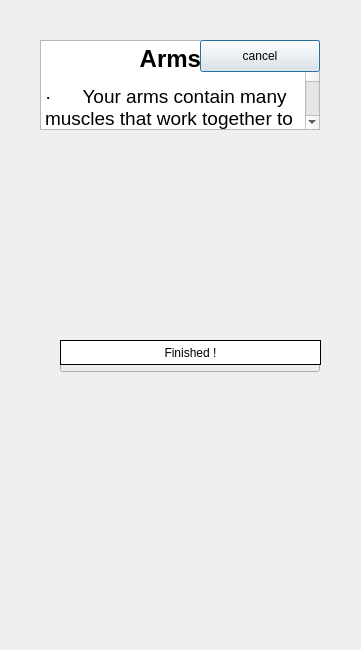
<?xml version="1.0" encoding="UTF-8"?>
<ui version="4.0">
 <class>armsinfo</class>
 <widget class="QDialog" name="armsinfo">
  <property name="geometry">
   <rect>
    <x>0</x>
    <y>0</y>
    <width>361</width>
    <height>650</height>
   </rect>
  </property>
  <property name="windowTitle">
   <string>Dialog</string>
  </property>
  <widget class="QPushButton" name="cancelButton">
   <property name="geometry">
    <rect>
     <x>200</x>
     <y>40</y>
     <width>120</width>
     <height>32</height>
    </rect>
   </property>
   <property name="text">
    <string>cancel</string>
   </property>
  </widget>
  <widget class="QTextEdit" name="textEdit">
   <property name="geometry">
    <rect>
     <x>40</x>
     <y>40</y>
     <width>280</width>
     <height>90</height>
    </rect>
   </property>
   <property name="html">
    <string>&lt;!DOCTYPE HTML PUBLIC &quot;-//W3C//DTD HTML 4.0//EN&quot; &quot;http://www.w3.org/TR/REC-html40/strict.dtd&quot;&gt;
&lt;html&gt;&lt;head&gt;&lt;meta name=&quot;qrichtext&quot; content=&quot;1&quot; /&gt;&lt;style type=&quot;text/css&quot;&gt;
p, li { white-space: pre-wrap; }
&lt;/style&gt;&lt;/head&gt;&lt;body style=&quot; font-family:'.SF NS Text'; font-size:13pt; font-weight:400; font-style:normal;&quot;&gt;
&lt;p align=&quot;center&quot; style=&quot; margin-top:0px; margin-bottom:0px; margin-left:0px; margin-right:0px; -qt-block-indent:0; text-indent:0px;&quot;&gt;&lt;span style=&quot; font-size:18pt; font-weight:600;&quot;&gt;Arms&lt;/span&gt;&lt;span style=&quot; font-size:14pt;&quot;&gt; &lt;/span&gt;&lt;/p&gt;
&lt;p style=&quot; margin-top:12px; margin-bottom:12px; margin-left:0px; margin-right:0px; -qt-block-indent:0; text-indent:0px;&quot;&gt;&lt;span style=&quot; font-family:'Symbol'; font-size:14pt;&quot;&gt;·&lt;/span&gt;&lt;span style=&quot; font-family:'Times New Roman'; font-size:14pt;&quot;&gt;      &lt;/span&gt;&lt;span style=&quot; font-family:'Times New Roman,serif'; font-size:14pt;&quot;&gt;Your arms contain many muscles that work together to allow you to perform all sorts of motions and tasks. Each of your arms is composed of your upper arm and forearm. &lt;/span&gt;&lt;/p&gt;
&lt;p style=&quot; margin-top:12px; margin-bottom:12px; margin-left:0px; margin-right:0px; -qt-block-indent:0; text-indent:0px;&quot;&gt;&lt;span style=&quot; font-family:'Symbol'; font-size:14pt;&quot;&gt;·&lt;/span&gt;&lt;span style=&quot; font-family:'Times New Roman'; font-size:14pt;&quot;&gt;      &lt;/span&gt;&lt;span style=&quot; font-family:'Times New Roman,serif'; font-size:14pt;&quot;&gt;Your upper arm extends from your shoulder to your elbow. &lt;/span&gt;&lt;/p&gt;
&lt;p style=&quot; margin-top:12px; margin-bottom:12px; margin-left:0px; margin-right:0px; -qt-block-indent:0; text-indent:0px;&quot;&gt;&lt;span style=&quot; font-family:'Symbol'; font-size:14pt;&quot;&gt;·&lt;/span&gt;&lt;span style=&quot; font-family:'Times New Roman'; font-size:14pt;&quot;&gt;      &lt;/span&gt;&lt;span style=&quot; font-family:'Times New Roman,serif'; font-size:14pt;&quot;&gt;Your forearm runs from your elbow to your wrist.&lt;/span&gt;&lt;span style=&quot; font-size:14pt;&quot;&gt; &lt;/span&gt;&lt;/p&gt;&lt;/body&gt;&lt;/html&gt;</string>
   </property>
  </widget>
  <widget class="QLabel" name="label">
   <property name="geometry">
    <rect>
     <x>40</x>
     <y>140</y>
     <width>140</width>
     <height>90</height>
    </rect>
   </property>
   <property name="text">
    <string/>
   </property>
   <property name="pixmap">
    <pixmap resource="fig.qrc">:/Alternate Incline Dumbbell Curl 1.jpg</pixmap>
   </property>
   <property name="scaledContents">
    <bool>true</bool>
   </property>
  </widget>
  <widget class="QLabel" name="label_2">
   <property name="geometry">
    <rect>
     <x>190</x>
     <y>140</y>
     <width>140</width>
     <height>90</height>
    </rect>
   </property>
   <property name="text">
    <string/>
   </property>
   <property name="pixmap">
    <pixmap resource="fig.qrc">:/Alternate Incline Dumbbell Curl 2.jpg</pixmap>
   </property>
   <property name="scaledContents">
    <bool>true</bool>
   </property>
  </widget>
  <widget class="QLabel" name="label_3">
   <property name="geometry">
    <rect>
     <x>40</x>
     <y>240</y>
     <width>140</width>
     <height>90</height>
    </rect>
   </property>
   <property name="text">
    <string/>
   </property>
   <property name="pixmap">
    <pixmap resource="fig.qrc">:/Hammer Curls 2.jpg</pixmap>
   </property>
   <property name="scaledContents">
    <bool>true</bool>
   </property>
  </widget>
  <widget class="QLabel" name="label_4">
   <property name="geometry">
    <rect>
     <x>190</x>
     <y>240</y>
     <width>140</width>
     <height>90</height>
    </rect>
   </property>
   <property name="text">
    <string/>
   </property>
   <property name="pixmap">
    <pixmap resource="fig.qrc">:/Hammer Curls 1.jpg</pixmap>
   </property>
   <property name="scaledContents">
    <bool>true</bool>
   </property>
  </widget>
  <widget class="QPushButton" name="addButton">
   <property name="geometry">
    <rect>
     <x>60</x>
     <y>340</y>
     <width>260</width>
     <height>32</height>
    </rect>
   </property>
   <property name="text">
    <string>add</string>
   </property>
  </widget>
  <widget class="QLabel" name="bkgnd">
   <property name="geometry">
    <rect>
     <x>0</x>
     <y>-5</y>
     <width>361</width>
     <height>650</height>
    </rect>
   </property>
   <property name="text">
    <string/>
   </property>
   <property name="pixmap">
    <pixmap resource="fig.qrc">:/frame.jpg</pixmap>
   </property>
   <property name="scaledContents">
    <bool>true</bool>
   </property>
  </widget>
  <widget class="QLabel" name="finishedlabel">
   <property name="geometry">
    <rect>
     <x>0</x>
     <y>80</y>
     <width>370</width>
     <height>230</height>
    </rect>
   </property>
   <property name="text">
    <string/>
   </property>
   <property name="pixmap">
    <pixmap resource="fig.qrc">:/finished.png</pixmap>
   </property>
   <property name="scaledContents">
    <bool>true</bool>
   </property>
  </widget>
  <widget class="QPushButton" name="finishedbutton">
   <property name="geometry">
    <rect>
     <x>60</x>
     <y>340</y>
     <width>261</width>
     <height>25</height>
    </rect>
   </property>
   <property name="styleSheet">
    <string notr="true">border: 1px solid black;
background-color: white
</string>
   </property>
   <property name="text">
    <string>Finished !</string>
   </property>
  </widget>
  <zorder>bkgnd</zorder>
  <zorder>textEdit</zorder>
  <zorder>label</zorder>
  <zorder>label_2</zorder>
  <zorder>label_3</zorder>
  <zorder>label_4</zorder>
  <zorder>addButton</zorder>
  <zorder>finishedlabel</zorder>
  <zorder>finishedbutton</zorder>
  <zorder>cancelButton</zorder>
 </widget>
 <resources>
  <include location="fig.qrc"/>
 </resources>
 <connections/>
</ui>
